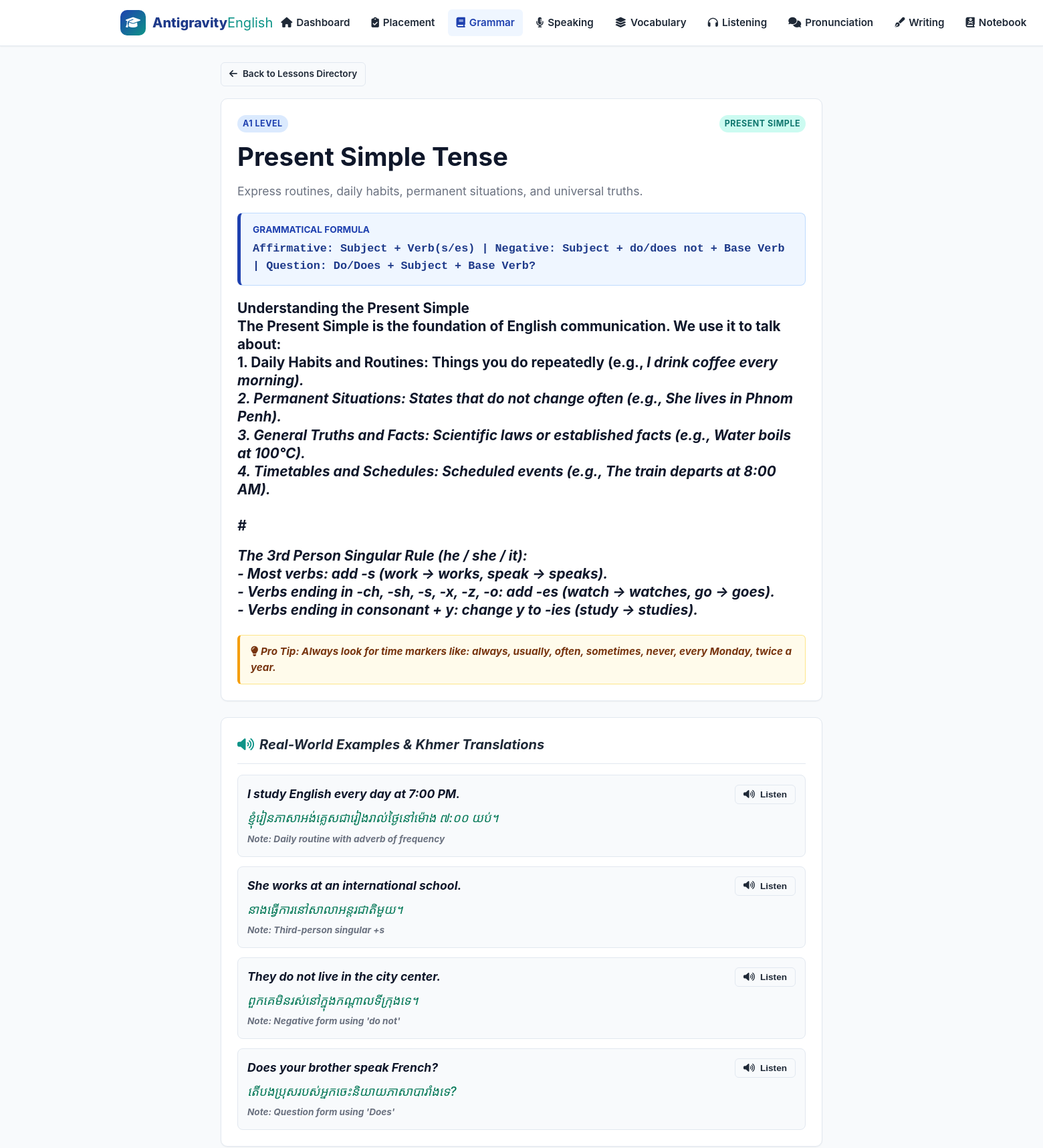
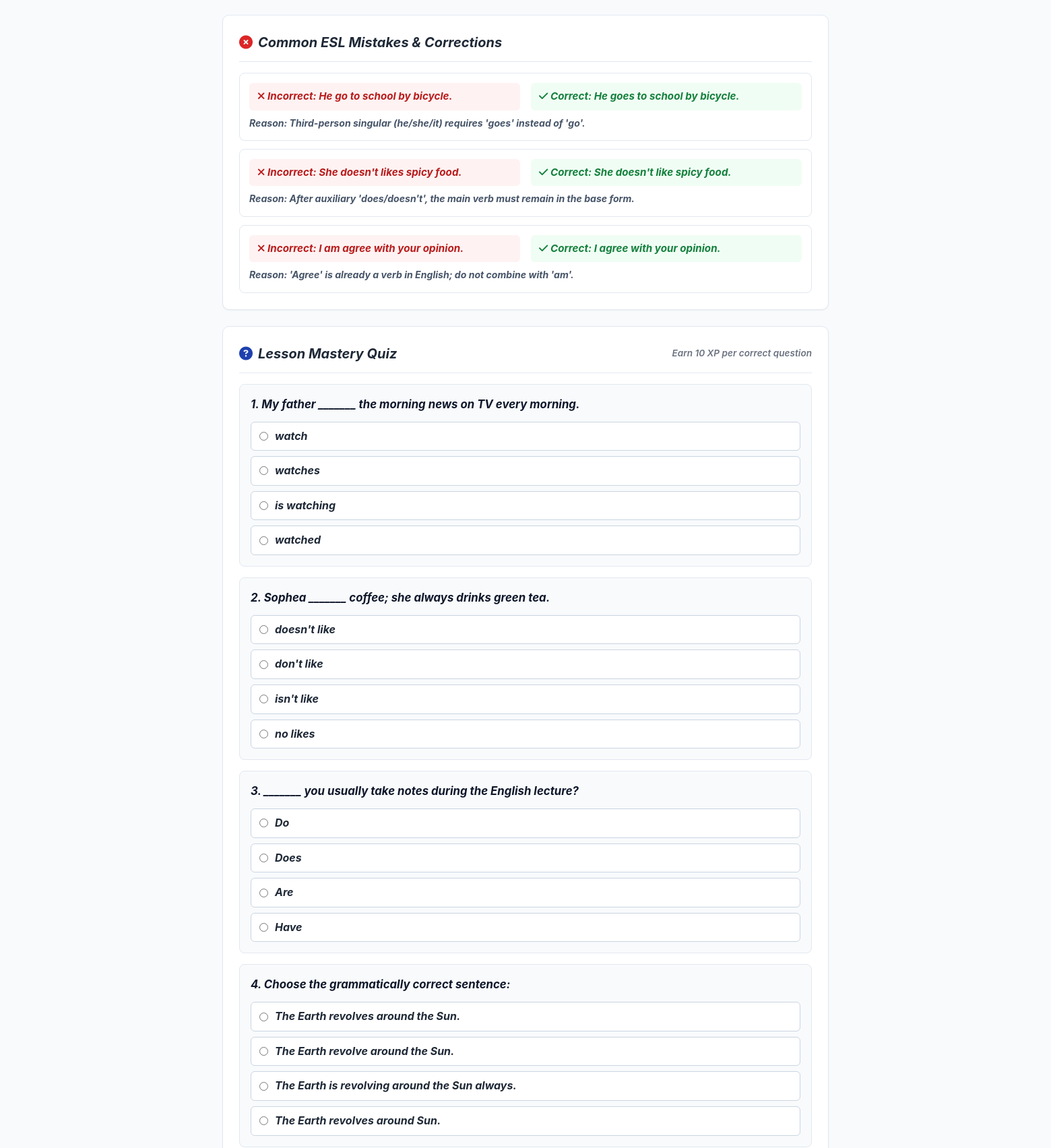
The page /grammar/present-simple (signed in, upper part) on the database its author committed (2 pictures, top to bottom).
### tables this page shows
CREATE TABLE grammar_lessons (
    id INTEGER PRIMARY KEY AUTOINCREMENT,
    slug TEXT UNIQUE NOT NULL,
    title TEXT NOT NULL,
    category TEXT NOT NULL,
    cefr_level TEXT NOT NULL,
    order_index INTEGER DEFAULT 0,
    summary TEXT NOT NULL,
    formula TEXT,
    explanation_markdown TEXT NOT NULL,
    examples_json TEXT NOT NULL,
    common_mistakes_json TEXT,
    tips TEXT
);

CREATE TABLE grammar_quizzes (
    id INTEGER PRIMARY KEY AUTOINCREMENT,
    lesson_id INTEGER NOT NULL,
    question TEXT NOT NULL,
    options_json TEXT NOT NULL,
    correct_answer TEXT NOT NULL,
    explanation TEXT NOT NULL,
    category TEXT NOT NULL,
    FOREIGN KEY (lesson_id) REFERENCES grammar_lessons(id) ON DELETE CASCADE
);

### routes/grammar.py (the view)
@bp.route('/<slug>')
@login_required
def lesson_detail(slug):
    user_id = session['user_id']
    db = get_db()
    cur = db.execute("SELECT * FROM grammar_lessons WHERE slug = ?", (slug,))
    lesson = cur.fetchone()
    if not lesson:
        flash("Grammar lesson not found.", "warning")
        return redirect(url_for('grammar.index'))
    lesson_dict = dict(lesson)
    lesson_dict['examples'] = json.loads(lesson_dict['examples_json'] or '[]')
    lesson_dict['common_mistakes'] = json.loads(lesson_dict['common_mistakes_json'] or '[]')
    cur_q = db.execute("SELECT * FROM grammar_quizzes WHERE lesson_id = ? ORDER BY id ASC", (lesson['id'],))
    quizzes = []
    for q in cur_q.fetchall():
        q_dict = dict(q)
        q_dict['options'] = json.loads(q_dict['options_json'])
        quizzes.append(q_dict)
    cur_att = db.execute("""
        SELECT * FROM quiz_attempts
        WHERE user_id = ? AND lesson_id = ?
        ORDER BY created_at DESC LIMIT 5
    """, (user_id, lesson['id']))
    attempts = cur_att.fetchall()
    return render_template(
        'grammar_lesson.html',
        lesson=lesson_dict,
        quizzes=quizzes,
        attempts=attempts
    )

### database/db.py (called while the page is built)
def get_db():
    if 'db' not in g:
        db_path = current_app.config['DATABASE']
        db_dir = os.path.dirname(db_path)
        if db_dir and not os.path.exists(db_dir):
            os.makedirs(db_dir, exist_ok=True)
        g.db = sqlite3.connect(db_path)
        g.db.row_factory = sqlite3.Row
        g.db.execute("PRAGMA foreign_keys = ON;")
    return g.db

### routes/auth.py (called while the page is built)
def login_required(view):
    @functools.wraps(view)
    def wrapped_view(**kwargs):
        if g.user is None:
            flash("Please log in or continue as guest to access this section.", "info")
            return redirect(url_for('auth.login', next=request.url))
        return view(**kwargs)
    return wrapped_view

### templates/grammar_lesson.html (shortened to what this page needs)
{% extends "base.html" %}
{% block content %}
<div style="max-width:900px;margin:0 auto;">
  <div style="margin-bottom:18px;">
    <a href="{{ url_for('grammar.index') }}" class="btn btn-outline btn-sm">
      <i class="fas fa-arrow-left"></i> Back to Lessons Directory
    </a>
  </div>
  <div class="card" style="margin-bottom:24px;">
    <div style="display:flex;justify-content:space-between;align-items:center;margin-bottom:12px;">
      <span class="badge badge-{{ lesson.cefr_level|lower }}">{{ lesson.cefr_level }} Level</span>
      <span class="badge badge-b1">{{ lesson.category }}</span>
    </div>
    <h1 style="font-size:2.4rem;color:#0f172a;margin-bottom:12px;">{{ lesson.title }}</h1>
    <p style="font-size:1.1rem;color:var(--text-muted);margin-bottom:18px;">{{ lesson.summary }}</p>
    {% if lesson.formula %}
      <div style="background:#eff6ff;border:1px solid #bfdbfe;border-left:5px solid var(--primary);padding:14px 18px;border-radius:8px;margin-bottom:20px;">
        <div style="font-size:0.85rem;font-weight:700;color:var(--primary);text-transform:uppercase;margin-bottom:4px;">Grammatical Formula</div>
        <div style="font-family:monospace;font-size:1.05rem;font-weight:600;color:#1e3a8a;">
          {{ lesson.formula }}
        </div>
      </div>
    {% endif %}
    <div style="font-size:1.05rem;line-height:1.8;color:#334155;margin-bottom:24px;">
      {{ lesson.explanation_markdown|replace('### ', '<h3 style="font-size:1.3rem;margin:18px 0 8px 0;color:#0f172a;">')|replace('#### ', '<h4 style="font-size:1.1rem;margin:14px 0 6px 0;color:#1e293b;">')|replace('**', '<strong>')|replace('*', '<em>')|replace('\n', '<br>')|safe }}
    </div>
    {% if lesson.tips %}
      <div style="background:#fffbeb;border:1px solid #fde68a;border-left:4px solid var(--accent);padding:12px 16px;border-radius:6px;font-size:0.95rem;color:#78350f;">
        <i class="fas fa-lightbulb"></i> <strong>Pro Tip:</strong> {{ lesson.tips }}
      </div>
    {% endif %}
  </div>
  <div class="card" style="margin-bottom:24px;">
    <div class="card-header">
      <div class="card-title">
        <i class="fas fa-volume-up" style="color:var(--secondary);"></i> Real-World Examples & Khmer Translations
      </div>
    </div>
    <div style="display:flex;flex-direction:column;gap:14px;">
      {% for ex in lesson.examples %}
        <div style="padding:14px;background:#f8fafc;border-radius:8px;border:1px solid #e2e8f0;">
          <div style="display:flex;justify-content:space-between;align-items:flex-start;margin-bottom:6px;">
            <div style="font-size:1.1rem;font-weight:700;color:#0f172a;">
              {{ ex.en }}
            </div>
            <button onclick="speakEnglish('{{ ex.en|replace("'", "\\'") }}')" class="btn btn-outline btn-sm" title="Listen to pronunciation">
              <i class="fas fa-volume-up"></i> Listen
            </button>
          </div>
          <div class="text-khmer" style="font-size:1.15rem;margin-bottom:6px;">
            {{ ex.km }}
          </div>
          {% if ex.note %}
            <div style="font-size:0.85rem;color:var(--text-muted);">
              <em>Note: {{ ex.note }}</em>
            </div>
          {% endif %}
        </div>
      {% endfor %}
    </div>
  </div>
  {% if lesson.common_mistakes %}
    <div class="card" style="margin-bottom:24px;">
      <div class="card-header">
        <div class="card-title">
          <i class="fas fa-times-circle" style="color:var(--danger);"></i> Common ESL Mistakes & Corrections
        </div>
      </div>
      <div style="display:flex;flex-direction:column;gap:12px;">
        {% for m in lesson.common_mistakes %}
          <div style="padding:14px;background:#fff;border-radius:8px;border:1px solid #e2e8f0;">
            <div style="display:grid;grid-template-columns:1fr 1fr;gap:16px;margin-bottom:8px;">
              <div style="color:#b91c1c;background:#fef2f2;padding:8px 12px;border-radius:6px;font-size:0.95rem;">
                <i class="fas fa-times"></i> <strong>Incorrect:</strong> {{ m.wrong }}
              </div>
              <div style="color:#15803d;background:#f0fdf4;padding:8px 12px;border-radius:6px;font-size:0.95rem;">
                <i class="fas fa-check"></i> <strong>Correct:</strong> {{ m.correct }}
              </div>
            </div>
            <div style="font-size:0.88rem;color:#475569;">
              <strong>Reason:</strong> {{ m.reason }}
            </div>
          </div>
        {% endfor %}
      </div>
    </div>
  {% endif %}
  <div class="card" style="margin-bottom:40px;">
    <div class="card-header">
      <div class="card-title">
        <i class="fas fa-question-circle" style="color:var(--primary);"></i> Lesson Mastery Quiz
      </div>
      <span style="font-size:0.85rem;color:var(--text-muted);font-weight:600;">Earn 10 XP per correct question</span>
    </div>
    <form action="{{ url_for('grammar.submit_quiz', lesson_id=lesson.id) }}" method="POST">
      {% for q in quizzes %}
        <div style="padding:16px;background:#f8fafc;border-radius:8px;border:1px solid #e2e8f0;margin-bottom:16px;">
          <div style="font-weight:700;font-size:1.05rem;color:#0f172a;margin-bottom:12px;">
            {{ loop.index }}. {{ q.question }}
          </div>
          <div style="display:flex;flex-direction:column;gap:8px;">
            {% for opt in q.options %}
              <label style="display:flex;align-items:center;gap:10px;padding:8px 12px;background:#ffffff;border:1px solid #cbd5e1;border-radius:6px;cursor:pointer;">
                <input type="radio" name="q_{{ q.id }}" value="{{ opt }}" required>
                <span>{{ opt }}</span>
              </label>
            {% endfor %}
          </div>
        </div>
      {% endfor %}
    </form>
  </div>
</div>
{% endblock %}

### static/css/style.css (style rules this page uses)
:root { --primary: #1e40af; --primary-light: #3b82f6; --primary-dark: #1e3a8a; --primary-subtle: #eff6ff; --secondary: #0d9488; --secondary-light: #14b8a6; --secondary-subtle: #f0fdfa; --accent: #f59e0b; --accent-light: #fbbf24; --accent-subtle: #fffbeb; --success: #16a34a; --success-subtle: #f0fdf4; --warning: #d97706; --warning-subtle: #fffbeb; --danger: #dc2626; --danger-subtle: #fef2f2; --text-main: #1f2937; --text-muted: #6b7280; --text-light: #9ca3af; --bg-page: #f8fafc; --bg-card: #ffffff; --bg-card-subtle: #f1f5f9; --border-color: #e2e8f0; --border-focus: #3b82f6; --shadow-sm: 0 1px 2px 0 rgba(0, 0, 0, 0.05); --shadow-md: 0 4px 6px -1px rgba(0, 0, 0, 0.1), 0 2px 4px -1px rgba(0, 0, 0, 0.06); --shadow-lg: 0 10px 15px -3px rgba(0, 0, 0, 0.1), 0 4px 6px -2px rgba(0, 0, 0, 0.05); --radius-sm: 6px; --radius-md: 10px; --radius-lg: 16px; --radius-full: 9999px; --font-main: -apple-system, BlinkMacSystemFont, "Segoe UI", Roboto, Helvetica, Arial, sans-serif; --font-km: "Hanuman", "Kantumruy Pro", "Khmer OS", -apple-system, sans-serif; }
* { box-sizing: border-box; margin: 0; padding: 0; }
body { font-family: var(--font-main); background-color: var(--bg-page); color: var(--text-main); line-height: 1.6; min-height: 100vh; display: flex; flex-direction: column; }
h1, h2, h3, h4, h5, h6 { color: #0f172a; font-weight: 700; line-height: 1.3; }
a { color: var(--primary-light); text-decoration: none; transition: color 0.15s ease; }
.text-khmer { font-family: var(--font-km); color: #047857; font-weight: 500; }
.card { background-color: var(--bg-card); border: 1px solid var(--border-color); border-radius: var(--radius-md); padding: 24px; box-shadow: var(--shadow-sm); transition: transform 0.15s ease, box-shadow 0.15s ease; }
.card-header { display: flex; justify-content: space-between; align-items: center; margin-bottom: 16px; border-bottom: 1px solid var(--border-color); padding-bottom: 12px; }
.card-title { font-size: 1.25rem; font-weight: 700; display: flex; align-items: center; gap: 8px; }
.btn { display: inline-flex; align-items: center; justify-content: center; gap: 8px; font-weight: 600; font-size: 0.95rem; padding: 10px 18px; border-radius: var(--radius-sm); border: 1px solid transparent; cursor: pointer; transition: all 0.15s ease; text-decoration: none; }
.btn-outline { background-color: transparent; border-color: var(--border-color); color: var(--text-main); }
.btn-sm { padding: 6px 12px; font-size: 0.85rem; }
.badge { display: inline-block; padding: 3px 8px; border-radius: var(--radius-full); font-size: 0.78rem; font-weight: 700; text-transform: uppercase; letter-spacing: 0.5px; }
.badge-a1 { background-color: #dbeafe; color: #1e40af; }
.badge-b1 { background-color: #ccfbf1; color: #0f766e; }

### rows shown on the page
grammar_lessons: cefr_level "A1", category "PRESENT SIMPLE", title "Present Simple Tense", summary "Express routines, daily habits, permanent situations, and universal truths.", formula "Affirmative: Subject + Verb(s/es) | Negative: Subject + do/does not + Base Verb | Question: Do/Does + Subject + Base Verb?", explanation_markdown "Understanding the Present Simple The Present Simple is the foundation of English communication. We use it to talk about: 1. Daily Habits and Routines : Things you do repeatedly (e.g., I drink coffee every morning ). 2. Permanent Situations : States that do not change often (e.g., She lives in Phnom Penh ). 3. General Truths and Facts : Scientific laws or established facts (e.g., Water boils at 100°C ). 4. Timetables and Schedules : Scheduled events (e.g., The train departs at 8:00 AM ). # The 3rd Person Singular Rule (he / she / it): - Most verbs: add -s ( work -> works, speak -> speaks ). - Verbs ending in -ch, -sh, -s, -x, -z, -o: add -es ( watch -> watches, go -> goes ). - Verbs ending…", tips "Always look for time markers like: always, usually, often, sometimes, never, every Monday, twice a year."
grammar_quizzes: question "My father _______ the morning news on TV every morning.", options "watch" "watches" "is watching" "watched"
grammar_quizzes: question "Sophea _______ coffee; she always drinks green tea.", options "doesn't like" "don't like" "isn't like" "no likes"
grammar_quizzes: question "_______ you usually take notes during the English lecture?", options "Do" "Does" "Are" "Have"
grammar_quizzes: question "Choose the grammatically correct sentence:", options "The Earth revolves around the Sun." "The Earth revolve around the Sun." "The Earth is revolving around the Sun always." "The Earth revolves around Sun."

### other values the page prints
{{ ex.en }} "I study English every day at 7:00 PM." "She works at an international school." "They do not live in the city center." "Does your brother speak French?"
{{ ex.km }} "ខ្ញុំរៀនភាសាអង់គ្លេសជារៀងរាល់ថ្ងៃនៅម៉ោង ៧:០០ យប់។" "នាងធ្វើការនៅសាលាអន្តរជាតិមួយ។" "ពួកគេមិនរស់នៅក្នុងកណ្តាលទីក្រុងទេ។" "តើបងប្រុសរបស់អ្នកចេះនិយាយភាសាបារាំងទេ?"
{{ ex.note }} "Daily routine with adverb of frequency" "Third-person singular +s" "Negative form using 'do not'" "Question form using 'Does'"
{{ m.wrong }} "He go to school by bicycle." "She doesn't likes spicy food." "I am agree with your opinion."
{{ m.correct }} "He goes to school by bicycle." "She doesn't like spicy food." "I agree with your opinion."
{{ m.reason }} "Third-person singular (he/she/it) requires 'goes' instead of 'go'." "After auxiliary 'does/doesn't', the main verb must remain in the base form." "'Agree' is already a verb in English; do not combine with 'am'."
